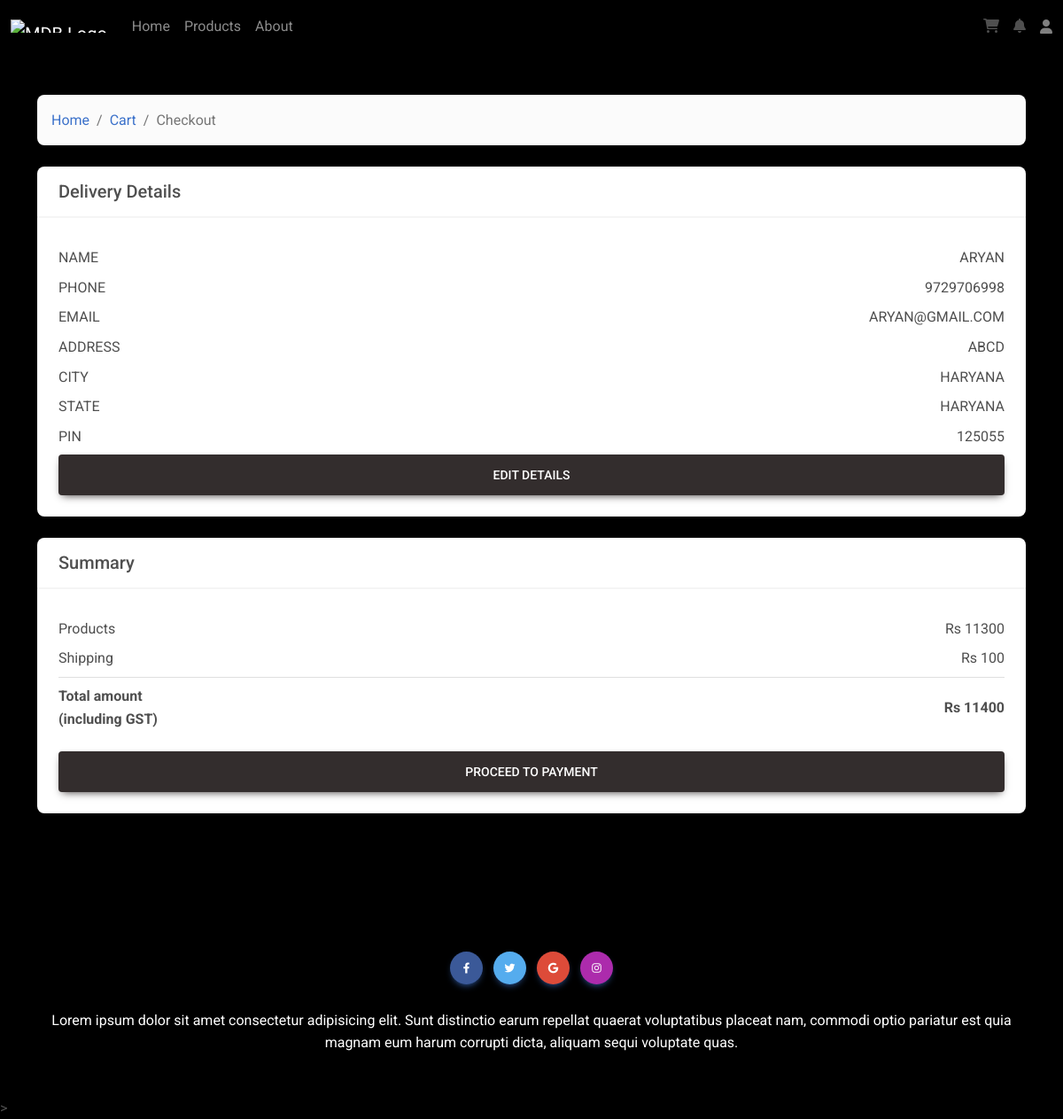
The page /checkout/ (signed in) on the database its author committed.
### shopping/models.py (models this page shows, shortened)
class billing_details(models.Model):
    user_id=models.ForeignKey(User, on_delete=models.CASCADE)
    billing_id=models.AutoField(primary_key=True)
    name=models.CharField(max_length=50, null = False)
    email=models.EmailField()
    address=models.CharField(max_length=250, null = False)
    state=models.CharField(max_length=20,null=False)
    city=models.CharField(max_length=20,null=False)
    pin=models.IntegerField(null=False)
    phone=models.IntegerField(null=False)

### shopping/views.py (the view)
# urls.py: path('checkout/',views.checkout,name='checkout'),
def checkout(request):
    params={'nav_links':True}
    if request.user.is_authenticated:
        params['ifDetails']=False
        if models.billing_details.objects.filter(user_id=request.user).exists():
            params['ifDetails']=True
        else:
            messages.warning(request,'Please add your details to proceed')
        total_price=0
        for item in models.cart.objects.filter(user=request.user):
            total_price+=item.product_id.product_price*item.quantity
        shipping=100
        total_amount=total_price+shipping
        params['total_price']=total_price
        params['shipping']=shipping
        params['total_amount']=total_amount
        user= request.user
        params['user']=user
        if models.billing_details.objects.filter(user_id=user).exists():
            details= models.billing_details.objects.filter(user_id=user)[0]
            details={
                'name':details.name,
                'phone':details.phone,
                'email':details.email,
                'address':details.address,
                'city':details.city,
                'state':details.state,
                'pin':details.pin
            }
            params['details']=details
        else:
            params['details']=None
        client = razorpay.Client(auth=(settings.KEY, settings.SECRET))
        order_amount = total_amount * 100  # Amount should be in paisa
        order_currency = 'INR'
        razorpay_order = client.order.create({
            'amount': order_amount,
            'currency': order_currency,
            'payment_capture': '1'
        })
        order_id = razorpay_order['id']
        params['order_id'] = order_id
        params['razorpay_key'] = settings.KEY
        return render(request, 'checkout.html', params)

### shopping/templates/checkout.html (shortened to what this page needs)
{% extends 'base.html' %}
{% load static %}
{% block main %}
<section style="background-color: #000;">
    <div class="container py-5">
      <div class="row">
        <div class="col">
          <nav aria-label="breadcrumb" class="bg-light rounded-3 p-3 mb-4">
            <ol class="breadcrumb mb-0">
              <li class="breadcrumb-item"><a href="{% url 'index' %}">Home</a></li>
              <li class="breadcrumb-item"><a href="{% url 'cart' %}">Cart</a></li>
              <li class="breadcrumb-item active" aria-current="page">Checkout</li>
            </ol>
          </nav>
        </div>
      </div>
      <div class="col flex justify-content-center">
      <div class="col-md-12 justify-content-center">
        <div class="card mb-4">
          <div class="card-header py-3">
            <h5 class="mb-0">Delivery Details</h5>
          </div>
          <div class="card-body">
            <ul class="list-group list-group-flush mb-2">
            {% for key,value in details.items %}
              <li class="list-group-item d-flex justify-content-between align-items-center border-0 px-0 pb-0 text-uppercase">
                {{key}}
                <span>{{value}}</span>
              </li>
              {% endfor %}
            </ul>
            {% if details %}
            <a href="{% url 'editprofile' %}"
            <button type="button" class="btn btn-dark btn-lg btn-block">
              Edit Details
            </a>
            {% else %}
            <a href="{% url 'addprofile' %}"
            <button type="button" class="btn btn-dark btn-lg btn-block">
              Add Details
            </button>
            </a>
            {% endif %}
          </div>
          </div>
        </div>
      </div>
      <div class="col justify-content-center"
      <div class="col-md-8 justify-content-center">
        <div class="card mb-8">
          <div class="card-header py-3">
            <h5 class="mb-0">Summary</h5>
          </div>
          <div class="card-body">
            <ul class="list-group list-group-flush">
              <li class="list-group-item d-flex justify-content-between align-items-center border-0 px-0 pb-0">
                Products
                <span>Rs {{total_price}}</span>
              </li>
              <li class="list-group-item d-flex justify-content-between align-items-center px-0">
                Shipping
                <span>Rs {{shipping}}</span>
              </li>
              <li class="list-group-item d-flex justify-content-between align-items-center border-0 px-0 mb-3">
                <div>
                  <strong>Total amount</strong>
                  <strong>
                    <p class="mb-0">(including GST)</p>
                  </strong>
                </div>
                <span><strong>Rs {{total_amount}}</strong></span>
              </li>
            </ul>
            <a href="{% url 'checkout' %}">
            <button id="rzp-button1" class="btn btn-dark btn-lg btn-block">
              Proceed To Payment
            </button>
          </a>
          </div>
          </div>
        </div>
      </div>
</section>
{% endblock main %}

### shopping/static/css/custom/home.css (style rules this page uses)
body { background-color:#000000; }

### rows shown on the page
billing_details: details "ARYAN" "ARYAN@GMAIL.COM" "ABCD" "HARYANA" "HARYANA"

### other values the page prints
{{ key }} "NAME" "PHONE" "EMAIL" "ADDRESS" "CITY" "STATE" "PIN"
{{ value }} "9729706998" "125055"
{{ total_price }} "11300"
{{ shipping }} "100"
{{ total_amount }} "11400"
